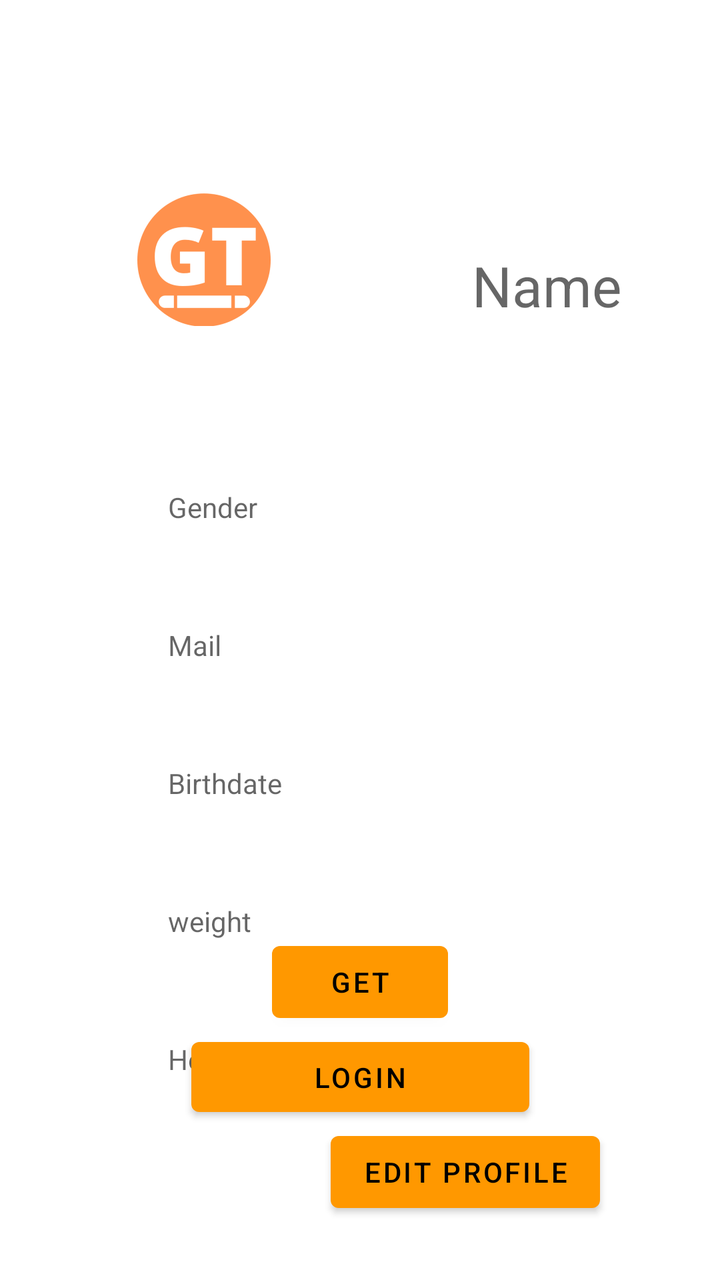
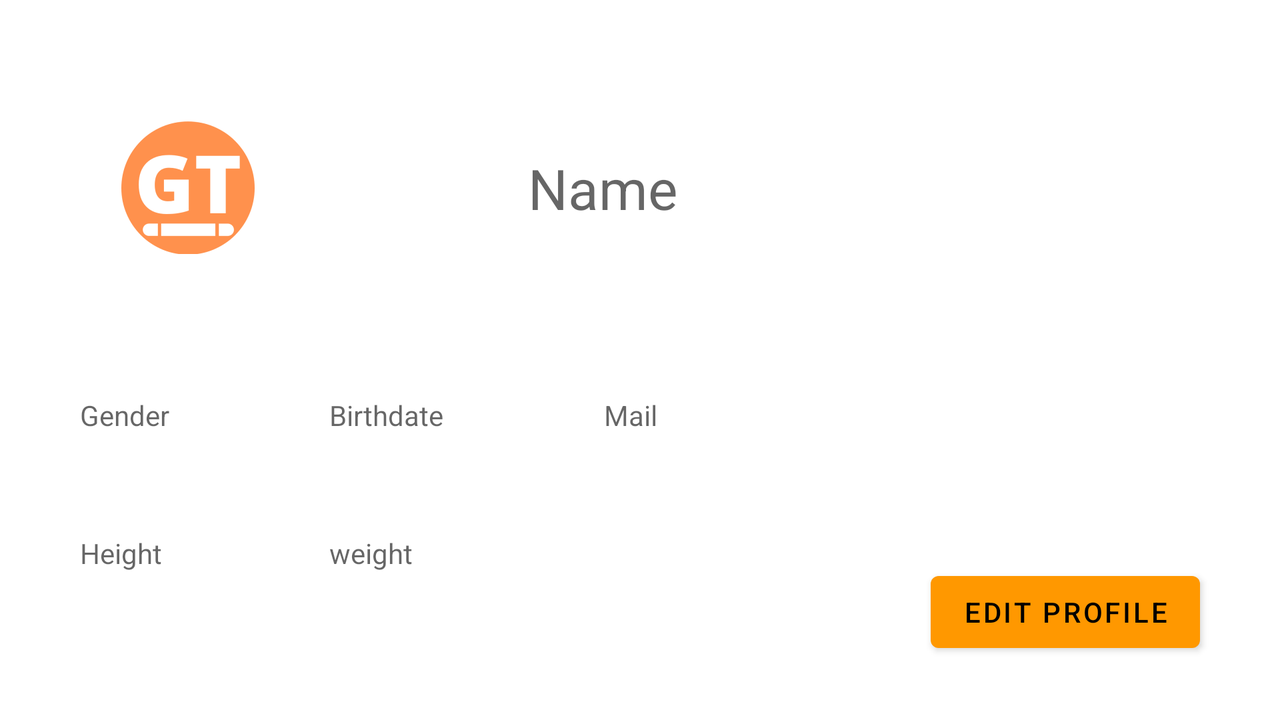

One screen, two layout resources from the same app: the default and the repository's alternative for another configuration. Each is rendered where Android would select it; the XML of both is given below.
<!-- AndroidManifest.xml: application theme Theme.Gigatlon -->
<!-- res/layout/fragment_account.xml -->
<?xml version="1.0" encoding="utf-8"?>

<androidx.constraintlayout.widget.ConstraintLayout xmlns:android="http://schemas.android.com/apk/res/android"
    xmlns:app="http://schemas.android.com/apk/res-auto"
    xmlns:tools="http://schemas.android.com/tools"
    android:layout_width="match_parent"
    android:layout_height="match_parent"
    tools:context=".ui.account.AccountFragment">

    <TextView
        android:id="@+id/text_account"
        android:layout_width="167dp"
        android:layout_height="wrap_content"
        android:layout_marginStart="34dp"
        android:layout_marginTop="124dp"
        android:hint="Name"
        android:textAlignment="center"
        android:textSize="@dimen/account_title_size"
        app:layout_constraintEnd_toEndOf="parent"
        app:layout_constraintHorizontal_bias="0.0"
        app:layout_constraintStart_toEndOf="@+id/avatar_account"
        app:layout_constraintTop_toTopOf="parent" />

    <ImageView
        android:id="@+id/avatar_account"
        android:layout_width="wrap_content"
        android:layout_height="wrap_content"
        android:layout_marginStart="48dp"
        android:layout_marginTop="76dp"
        app:layout_constraintStart_toStartOf="parent"
        app:layout_constraintTop_toTopOf="parent"

        app:srcCompat="@mipmap/gigatlon_icon_foreground" />

    <TextView
        android:id="@+id/text_sex"
        android:layout_width="wrap_content"
        android:layout_height="wrap_content"
        android:layout_marginStart="84dp"
        android:layout_marginTop="60dp"
        android:hint="Gender"
        android:textSize="@dimen/standard_text_size"
        app:layout_constraintStart_toStartOf="parent"
        app:layout_constraintTop_toBottomOf="@+id/avatar_account" />

    <TextView
        android:id="@+id/text_mail"
        android:layout_width="wrap_content"
        android:layout_height="wrap_content"
        android:layout_marginStart="84dp"
        android:layout_marginTop="50dp"
        android:hint="Mail"
        android:textSize="@dimen/standard_text_size"
        app:layout_constraintStart_toStartOf="parent"
        app:layout_constraintTop_toBottomOf="@+id/text_sex" />

    <TextView
        android:id="@+id/text_date"
        android:layout_width="wrap_content"
        android:layout_height="wrap_content"
        android:layout_marginStart="84dp"
        android:layout_marginTop="50dp"
        android:hint="Birthdate"
        android:textSize="@dimen/standard_text_size"
        app:layout_constraintStart_toStartOf="parent"
        app:layout_constraintTop_toBottomOf="@+id/text_mail" />

    <TextView
        android:id="@+id/text_weight"
        android:layout_width="wrap_content"
        android:layout_height="wrap_content"
        android:layout_marginStart="84dp"
        android:layout_marginTop="50dp"
        android:hint="weight"
        android:textSize="@dimen/standard_text_size"
        app:layout_constraintStart_toStartOf="parent"
        app:layout_constraintTop_toBottomOf="@+id/text_date" />

    <TextView
        android:id="@+id/text_height"
        android:layout_width="wrap_content"
        android:layout_height="wrap_content"
        android:layout_marginStart="84dp"
        android:layout_marginTop="50dp"
        android:hint="Height"
        android:textSize="@dimen/standard_text_size"
        app:layout_constraintStart_toStartOf="parent"
        app:layout_constraintTop_toBottomOf="@+id/text_weight" />

    <Button
        android:id="@+id/edit_profile"
        android:layout_width="wrap_content"
        android:layout_height="wrap_content"
        android:layout_marginEnd="60dp"
        android:layout_marginBottom="30dp"
        android:text="@string/edit_profile"
        android:textSize="@dimen/button_text_size"
        app:layout_constraintBottom_toBottomOf="parent"
        app:layout_constraintEnd_toEndOf="parent" />

    <Button
        android:id="@+id/login"
        android:layout_width="169dp"
        android:layout_height="47dp"
        android:text="Login"
        app:layout_constraintBottom_toTopOf="@+id/edit_profile"
        app:layout_constraintEnd_toEndOf="parent"
        app:layout_constraintStart_toStartOf="parent" />

    <Button
        android:id="@+id/get"
        android:layout_width="wrap_content"
        android:layout_height="wrap_content"
        android:text="Get"
        app:layout_constraintBottom_toTopOf="@+id/login"
        app:layout_constraintEnd_toEndOf="parent"
        app:layout_constraintStart_toStartOf="parent" />

</androidx.constraintlayout.widget.ConstraintLayout>
<!-- resources referenced by this layout -->
<resources>
  <dimen name="account_title_size">28sp</dimen>
  <dimen name="button_text_size">14sp</dimen>
  <dimen name="standard_text_size">14sp</dimen>
  <!-- mipmap gigatlon_icon_foreground: png bitmap (mipmap-hdpi, 2773 bytes) -->
  <string name="edit_profile">Edit Profile</string>
  <style name="Theme.Gigatlon" parent="Theme.MaterialComponents.DayNight.DarkActionBar">
          
          <item name="colorPrimary">@color/orange</item>
          <item name="colorPrimaryVariant">@color/orange_darken1</item>
          <item name="colorOnPrimary">@color/black</item>
          
          <item name="colorSecondary">@color/white</item>
          <item name="colorSecondaryVariant">@color/orange_darken1</item>
          <item name="colorOnSecondary">@color/black</item>
          
          <item name="android:statusBarColor" tools:targetApi="l">?attr/colorPrimaryVariant</item>
          
      </style>
  <color name="orange">#FF9800</color>
  <color name="orange_darken1">#FF7800</color>
  <color name="black">#FF000000</color>
  <color name="white">#FFFFFFFF</color>
</resources>
<!-- res/layout-land/fragment_account.xml (the repository's variant of the layout above) -->
<!-- drawn on the phone turned sideways -->
<?xml version="1.0" encoding="utf-8"?>
<androidx.constraintlayout.widget.ConstraintLayout xmlns:android="http://schemas.android.com/apk/res/android"
    xmlns:app="http://schemas.android.com/apk/res-auto"
    xmlns:tools="http://schemas.android.com/tools"
    android:layout_width="match_parent"
    android:layout_height="match_parent"
    tools:context=".ui.account.AccountFragment">

    <TextView
        android:id="@+id/text_account"
        android:layout_width="167dp"
        android:layout_height="wrap_content"
        android:layout_marginStart="70dp"
        android:hint="Name"
        android:textAlignment="center"
        android:textSize="@dimen/account_title_size"
        app:layout_constraintBottom_toBottomOf="@+id/avatar_account"
        app:layout_constraintStart_toEndOf="@+id/avatar_account"
        app:layout_constraintTop_toTopOf="@+id/avatar_account" />

    <ImageView
        android:id="@+id/avatar_account"
        android:layout_width="wrap_content"
        android:layout_height="wrap_content"

        android:layout_marginStart="40dp"
        android:layout_marginTop="40dp"
        app:layout_constraintStart_toStartOf="parent"
        app:layout_constraintTop_toTopOf="parent"
        app:srcCompat="@mipmap/gigatlon_icon_foreground" />

    <TextView
        android:id="@+id/text_sex"
        android:layout_width="wrap_content"
        android:layout_height="wrap_content"
        android:layout_marginStart="40dp"
        android:layout_marginTop="50dp"
        android:hint="Gender"
        android:textSize="@dimen/standard_text_size"
        app:layout_constraintStart_toStartOf="parent"
        app:layout_constraintTop_toBottomOf="@+id/avatar_account" />

    <TextView
        android:id="@+id/text_mail"
        android:layout_width="wrap_content"
        android:layout_height="wrap_content"
        android:layout_marginStart="80dp"
        android:layout_marginTop="50dp"
        android:hint="Mail"
        android:textSize="@dimen/standard_text_size"
        app:layout_constraintStart_toEndOf="@+id/text_date"
        app:layout_constraintTop_toBottomOf="@+id/avatar_account" />

    <TextView
        android:id="@+id/text_date"
        android:layout_width="wrap_content"
        android:layout_height="wrap_content"
        android:layout_marginStart="80dp"
        android:layout_marginTop="50dp"
        android:hint="Birthdate"
        android:textSize="@dimen/standard_text_size"
        app:layout_constraintStart_toEndOf="@+id/text_sex"
        app:layout_constraintTop_toBottomOf="@+id/avatar_account" />

    <TextView
        android:id="@+id/text_weight"
        android:layout_width="wrap_content"
        android:layout_height="wrap_content"
        android:layout_marginTop="50dp"
        android:hint="weight"
        android:textSize="@dimen/standard_text_size"
        app:layout_constraintStart_toStartOf="@+id/text_date"
        app:layout_constraintTop_toBottomOf="@+id/text_sex" />

    <TextView
        android:id="@+id/text_height"
        android:layout_width="wrap_content"
        android:layout_height="wrap_content"
        android:layout_marginStart="40dp"
        android:layout_marginTop="50dp"
        android:hint="Height"
        android:textSize="@dimen/standard_text_size"
        app:layout_constraintStart_toStartOf="parent"
        app:layout_constraintTop_toBottomOf="@+id/text_sex" />

    <Button
        android:id="@+id/edit_profile"
        style="@style/button_orange"
        android:layout_width="wrap_content"
        android:layout_height="wrap_content"
        android:layout_marginEnd="40dp"
        android:layout_marginBottom="30dp"
        android:text="@string/edit_profile"
        android:textSize="@dimen/button_text_size"
        app:layout_constraintBottom_toBottomOf="parent"
        app:layout_constraintEnd_toEndOf="parent" />

</androidx.constraintlayout.widget.ConstraintLayout>
